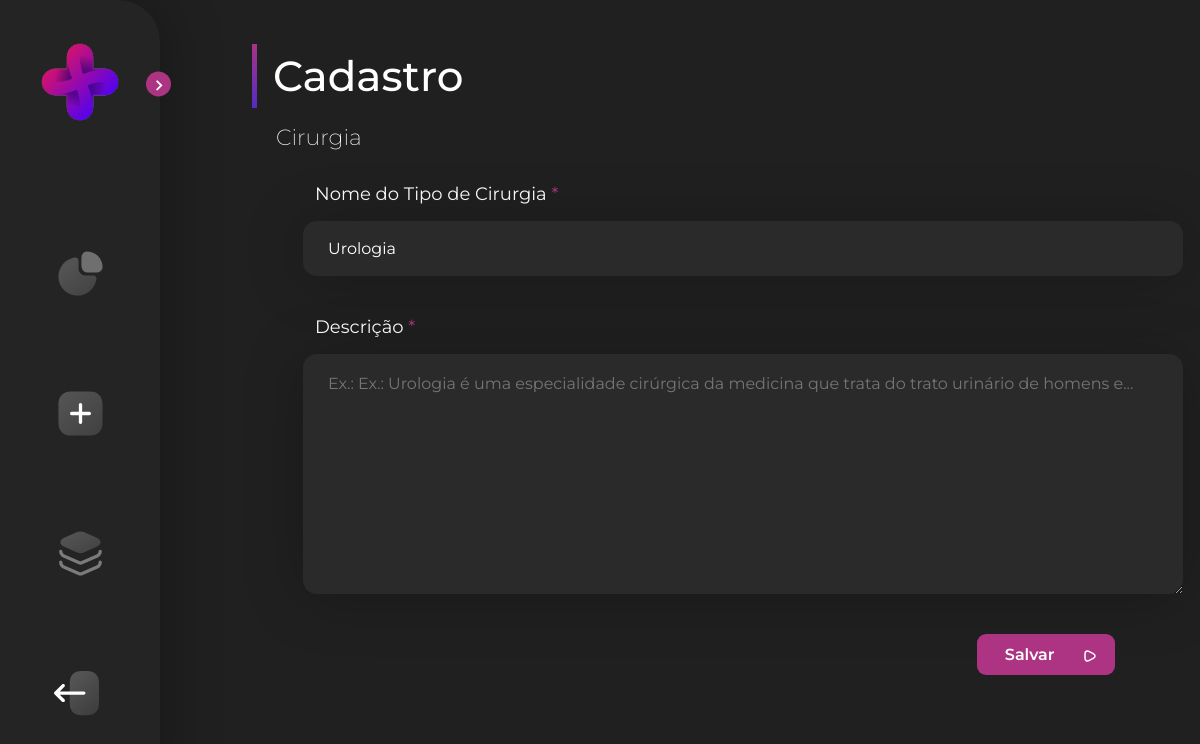
Page /view/surgery-update.php?id=26 on the committed database.
### tables this page shows
CREATE TABLE `surgery` (
  `id` int(11) NOT NULL,
  `name` varchar(50) NOT NULL,
  `description` varchar(255) NOT NULL
);

### php/conexao.php (called while the page is built)
<?php
class Conexao {
    private static $instance;
    public static function getConn(){
        if (!isset(self::$instance)){
            self::$instance = new \PDO('mysql:host=localhost;dbname=workmed', 'root', '');
        }
        return self::$instance;
    }
}

### php/surgeryDAO.php (called while the page is built, shortened)
<?php
require_once 'Conexao.php';
require_once 'surgery.php';
class SurgeryDAO {
    public function getSurgeryById($id)
    {
        $sql = 'SELECT * FROM surgery WHERE id = :id';
        $stmt = Conexao::getConn()->prepare($sql);
        $stmt->bindParam(':id', $id, \PDO::PARAM_INT);
        $stmt->execute();
        if ($stmt->rowCount() > 0) {
            $result = $stmt->fetch(\PDO::FETCH_ASSOC);
            $room = new surgery(
                $result['name'],
                $result['description'],
            );
            return $room;
        }
    }
}

### php/surgery.php (called while the page is built, shortened)
<?php
class Surgery {
    protected $name;
    protected $description;
    public function __construct( $name, $description) {
        $this->name = $name;
        $this->description = $description;
    }
    public function getName() {
        return $this->name;
    }
    public function getDescription() {
        return $this->description;
    }
}
?>

### View/surgery-update.php (the view, shortened to what this page needs)
<!DOCTYPE html>
<?php
    require_once '../php/surgeryDao.php';
    $surgeryDAO = new SurgeryDAO();
    $surgeryId = $_GET['id'];
    $surgery = $surgeryDAO->getSurgeryById($surgeryId);
?>
<html>
<head>
    <link rel='stylesheet' type='text/css' media='screen' href='../css/surgery-register.css'>
    <link href='https://unpkg.com/boxicons@2.1.1/css/boxicons.min.css' rel='stylesheet'>
</head>
<body>
    <section class="home">
        <div class="title">
            <div class="stick"></div>
            <div class="text-menu">Cadastro</div>
        </div>
        <div class="text-h2">Cirurgia</div>
        <div class="content-form">
                <form method="POST" action="../php/PostSurgeryUpdate.php?id=<?= $surgeryId ?>" class="form">
                    <div class="flex-content">
                        <label for="nome" class="label-form">Nome do Tipo de Cirurgia <span>*</span></label>
                        <input type="text" name="nome" id="nome" value="<?= $surgery->getName() ?>" required placeholder="Ex.: Urologia" class="input-form-wd">
                    </div>
                    <div class="flex-content">
                        <label class="label-form"   for="descricao">Descrição <span>*</span></label>
                        <textarea type="text" name="descricao" id="descricao" value="<?= $surgery->getDescription()?>" required placeholder="Ex.: Ex.: Urologia é uma especialidade cirúrgica da medicina que trata do trato urinário de homens e..." class="input-form-wd"></textarea>
                    </div>
                    <div class="btn-form"><button type="submit" class="btn-submit">Salvar</button></div>
                </form>
        </div>
    </section>
</body>
</html>

### css/surgery-register.css (style rules this page uses)
* { margin: 0; padding: 0; box-sizing: border-box; font-family: 'Montserrat', sans-serif; }
:root { --sidebar-color: #FFF; --primary-color: #695CFE; --primary-color-light: #F6F5FF; --toggle-color: #DDD; --text-color: #707070; --tran-03: all 0.2s ease; --tran-03: all 0.3s ease; --tran-04: all 0.3s ease; --tran-05: all 0.3s ease; }
body { background-color: var(--body-color); background: #202020; }
.sidebar { position: fixed; top: 0; left: 0; height: 100%; width: 18rem; padding: 10px 14px; background: #242424; transition: var(--tran-05); z-index: 100; box-shadow: -2px 4px 55px 9px rgba(0, 0, 0, 0.25); border-radius: 1px 42px 42px 1px; }
.sidebar.close { width: 10rem; }
.sidebar.close li { width: 8rem; }
.sidebar li { padding-left: 2.5rem; width: 100%; height: 3rem; list-style: none; display: flex; align-items: center; margin-top: 10px; }
.sidebar header { position: relative; }
.sidebar header .image { display: flex; align-items: center; justify-content: center; }
.sidebar header .image img { width: 12rem; border-radius: 6px; margin-left: -1rem; }
.sidebar header .toggle { position: absolute; top: 50%; right: -25px; transform: translateY(-50%) rotate(180deg); height: 25px; width: 25px; background-color: #AC3483; color: var(--sidebar-color); border-radius: 50%; display: flex; align-items: center; justify-content: center; font-size: 22px; cursor: pointer; transition: var(--tran-05); }
.bx { line-height: 0px!important; color: #fff; }
.sidebar.close .bx { line-height: 0px!important; }
.dashboard { filter: saturate(0%); }
.list { filter: saturate(0%); }
.logout { filter: saturate(0%); }
.sidebar.close .toggle { transform: translateY(-50%) rotate(0deg); }
.sidebar .menu { margin-top: 8rem; }
.image { padding-left: 4rem; padding-right: 3rem; }
.menu-links { display: flex; flex-direction: column; gap: 5rem; }
.sidebar li a { list-style: none; height: 100%; background-color: transparent; display: flex; align-items: center; height: 100%; width: 100%; border-radius: 6px; text-decoration: none; transition: var(--tran-03); }
.sidebar .menu-bar { height: calc(100% - 55px); display: flex; flex-direction: column; justify-content: space-between; overflow-y: scroll; }
.home { position: absolute; top: 0; top: 2rem; left: 9rem; background-color: var(--body-color); transition: var(--tran-05); padding: 12px 60px; width: 90%; }
.sidebar.close ~ .home { top: 2rem; left: 0rem; width: 100%; }
.text-menu { font-weight: 500; font-size: 42px; color: #FFFFFF; }
.stick { background: linear-gradient(178.3deg, #AC3483 -7.3%, #3129DB 142.49%); margin-right: 1rem; width: .31rem; height: 4rem; margin-left: 12rem; }
.title { display: flex; align-items: center; }
.text-h2 { margin-left: 13.5rem; margin-top: 1rem; font-weight: 200; font-size: 22px; color: #FFF; }
.content-form { display: flex; justify-content: center; }
.form { display: flex; flex-direction: column; flex-wrap: wrap; gap: 2.5rem; margin-top: 3%; width: 55%; color: #FFF; }
.btn-form { display: flex; justify-content: end; }
.form span { color: #AC3483; }
input, input[type="date"]::placeholder { padding: 25px; }
textarea { padding-top: 20px; padding-left: 25px; height: 15rem!important; min-width: 55rem; }
.label-form { font-size: 18px; padding-left: 12px; }
.input-form-wd { width: 55rem; height: 3.4rem; background: #2A2A2B; box-shadow: 0px 3px 60px -2px rgba(0, 0, 0, 0.25); border-radius: 14px; color: #FFF; border: none; font-size: 16px; }
.flex-content { gap: 1rem; display: flex; flex-direction: column; flex-wrap: wrap; }
.btn-submit { width: 8.6rem; height: 2.6rem; background: #AC3483; border-radius: 9px; border: none; color: #FFFFFF; font-weight: 600; background-image: url('../Components/SVG/Vector.svg'); background-repeat: no-repeat; padding-right: 5%; padding-left: 1%; background-position: right 15% bottom 45%; font-size: 1rem; cursor: pointer; }
.btn-form { margin-right: 11.5%; }

### rows in the picture
surgery: nome "Urologia", descricao "Ex.: Ex.: Urologia é uma especialidade cirúrgica da medicina que trata do trato urinário de homens e..."
